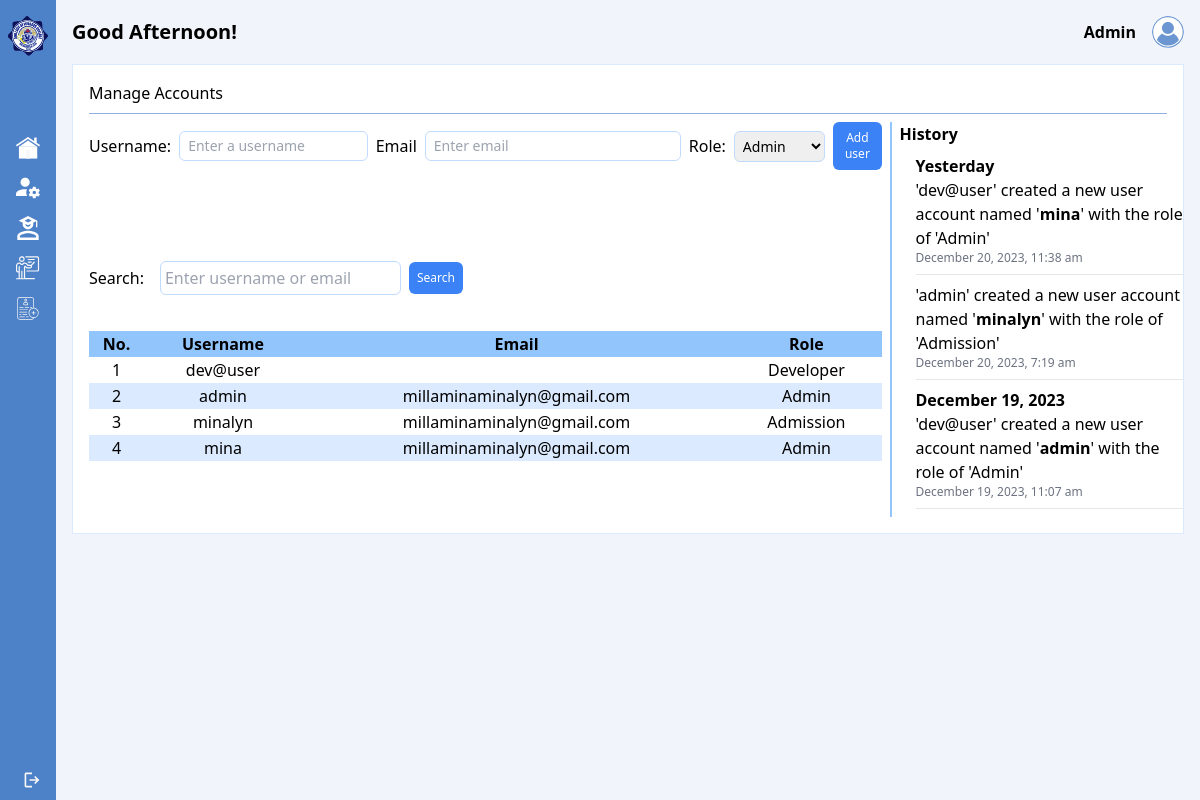
/admin/account-management.php (signed in), run on the app's committed database.
### tables this page shows
CREATE TABLE `usertbl` (
  `id` int(11) NOT NULL,
  `username` varchar(140) NOT NULL,
  `email` varchar(255) DEFAULT NULL,
  `password` varchar(100) NOT NULL,
  `usertype` varchar(50) NOT NULL
);

CREATE TABLE `historytbl` (
  `id` int(11) NOT NULL,
  `action` varchar(255) NOT NULL,
  `username` varchar(255) NOT NULL,
  `timestamp` timestamp NOT NULL DEFAULT current_timestamp()
);

### admin/account-management.php (the view, shortened to what this page needs)
<?php
    $usertype = $_SESSION['usertype'];
    include '../php/conn.php';
    $search = isset($_GET['search']) ? mysqli_real_escape_string($conn, $_GET['search']) : '';
    $selectQuery = "SELECT id, username, email, usertype FROM usertbl";
    if (!empty($search)) {
        $selectQuery .= " WHERE username LIKE ? OR email LIKE ?";
        $stmt = mysqli_prepare($conn, $selectQuery);
        $searchParam = "%{$search}%";
        mysqli_stmt_bind_param($stmt, "ss", $searchParam, $searchParam);
        mysqli_stmt_execute($stmt);
        $result = mysqli_stmt_get_result($stmt);
        $users = mysqli_fetch_all($result, MYSQLI_ASSOC);
        mysqli_stmt_close($stmt);
    } else {
        $result = mysqli_query($conn, $selectQuery);
        $users = $result ? mysqli_fetch_all($result, MYSQLI_ASSOC) : [];
    }
    $historyQuery = "SELECT id, username, action, timestamp FROM historytbl ORDER BY timestamp DESC";
    $historyResult = mysqli_query($conn, $historyQuery);
    $historyEntries = $historyResult ? mysqli_fetch_all($historyResult, MYSQLI_ASSOC) : [];
    $groupedHistory = [];
    foreach ($historyEntries as $entry) {
        $date = date('Y-m-d', strtotime($entry['timestamp']));
        $groupedHistory[$date][] = ['action' => $entry['action'], 'datetime' => $entry['timestamp']];
    }
    if (isset($_GET['search'])) {
        $searchValue = htmlspecialchars($_GET['search']);
    } else {
        $searchValue = '';
    }
?>
<!DOCTYPE html>
<html lang="en">
<head>
    <link href="https://cdn.jsdelivr.net/npm/tailwindcss@2.2.19/dist/tailwind.min.css" rel="stylesheet">
</head>
<body class="font-[roboto-serif]" style="background: rgba(118, 163, 224, 0.1);">
    <div class="w-full flex justify-start">
        <div>
            <?php include './sidebar.php'; ?>
        </div>
        <div class="w-full py-4 px-4">
            <div class="mb-4">
                <?php include './topbar.php'; ?>
            </div>
            <div class="w-full bg-white p-4 border border-blue-100 gap-2">
                <div>
                    Manage Accounts
                </div>
                <hr class="w-full h-px my-2 border-0 dark:bg-gray-700" style="background-color: #8EAFDC;">
                <div class="w-full flex justify-start gap-2">
                    <div class="w-3/4 border-r-2 border-blue-300 gap-2 grid pr-2">
                        <div>
                            <form action="" method="post" onsubmit="return validateForm()">
                                <div class="flex justify-start items-center gap-2 text-base">
                                    <div>
                                        Username:
                                    </div>
                                    <div class="text-sm p-1 border border-blue-200 rounded-md w-64 text-xs">
                                        <input type="text" id="username" name="username" autocomplete="username" placeholder="Enter a username" class="px-1 w-full">
                                    </div>
                                    <div class="flex justify-start gap-2 items-center">
                                        <div>Email</div>
                                        <div class="w-64 text-sm p-1 border border-blue-200 rounded-md flex justify-between items-center relative gap-2">
                                            <input type="text" name="email" id="email" class="px-1 w-full" autocomplete="email" onblur="validateEmail()" placeholder="Enter email">
                                        </div>
                                    </div>
                                    <div class="flex justify-start gap-2 items-center">
                                        <div>Role:</div>
                                        <div>
                                            <select name="usertype" id="roleMenu" class="text-sm p-1 border border-blue-200 rounded-md w-full"></select>
                                        </div>
                                    </div>
                                    <div>
                                        <button class="p-2 bg-blue-500 rounded-md text-xs text-white hover:bg-blue-700">Add user</button>
                                    </div>
                                </div>
                            </form>
                        </div>
                        <div class="flex justify-start items-center gap-2">
                            <form action="<?= $_SERVER['PHP_SELF'] ?>" method="get" class="flex items-center gap-2">
                                <label for="search" class="mr-2">Search:</label>
                                <input type="text" id="search" name="search" class="p-1 border border-blue-200 rounded-md" placeholder="Enter username or email" value="<?= $searchValue; ?>">
                                <?php if (!empty($searchValue)): ?>
                                    <button type="submit" class="p-2 bg-red-500 rounded-md text-xs text-white hover:bg-red-700" name="clearSearch">Clear</button>
                                <?php else: ?>
                                    <button type="submit" class="p-2 bg-blue-500 rounded-md text-xs text-white hover:bg-blue-700">Search</button>
                                <?php endif; ?>
                            </form>
                        </div>
                        <div>
                            <table class="table-auto w-full">
                                <thead>
                                    <tr class="px-2 py-1 bg-blue-300">
                                        <th class="text-center">No.</th>
                                        <th class="text-center">Username</th>
                                        <th class="text-center">Email</th>
                                        <th class="text-center">Role</th>
                                    </tr>
                                </thead>
                                <tbody id="table-container">
                                    <?php foreach ($users as $index => $user): ?>
                                        <tr class="px-2 py-1 <?= $index % 2 === 0 ? 'bg-white-500' : 'bg-blue-100' ?>">
                                            <td class="text-center"><?= $index + 1; ?></td>
                                            <td class="text-center"><?= $user['username']; ?></td>
                                            <td class="text-center"><?= $user['email']; ?></td>
                                            <td class="text-center"><?= isset($user['usertype']) ? $user['usertype'] : ''; ?></td>
                                        </tr>
                                    <?php endforeach; ?>
                                </tbody>
                            </table>
                        </div>
                    </div>
                    <div class="w-1/4">
                        <div class="font-semibold">
                            History
                        </div>
                        <div class="w-full ml-4">
                            <?php if (!empty($groupedHistory)): ?>
                                <?php foreach ($groupedHistory as $date => $entries): ?>
                                    <div class="font-semibold mt-2"><?= formatDateHeading($date) ?></div>
                                    <?php foreach ($entries as $historyEntry): ?>
                                        <div><?= $historyEntry['action']; ?></div>
                                        <div class="text-xs text-gray-500"><?= date('F j, Y, g:i a', strtotime($historyEntry['datetime'])); ?></div>
                                        <hr class="my-2">
                                    <?php endforeach; ?>
                                <?php endforeach; ?>
                            <?php else: ?>
                                <div>No new history entries</div>
                            <?php endif; ?>
                        </div>
                        <?php
                            function formatDateHeading($date) {
                                $today = date('Y-m-d');
                                $yesterday = date('Y-m-d', strtotime('-1 day'));
                                if ($date === $today) {
                                    return 'Today';
                                } elseif ($date === $yesterday) {
                                    return 'Yesterday';
                                } else {
                                    return date('F j, Y', strtotime($date));
                                }
                            }
                        ?>
                    </div>
                </div>
            </div>
        </div>
    </div>
</body>
</html>

### admin/sidebar.php (shortened to what this page needs)
<?php
function hasAccess($allowedUserTypes, $currentUserType) {
    return in_array($currentUserType, $allowedUserTypes);
}
?>
<!DOCTYPE html>
<html lang="en">
<head>
    <link href="https://cdn.jsdelivr.net/npm/tailwindcss@2.2.19/dist/tailwind.min.css" rel="stylesheet">
    <link rel="stylesheet" href="../assets/css/custom.css">
</head>
<body class="font-serif">
    <form action="../login/admin/logout.php">
        <div id="sidebar" class="flex flex-col justify-between sidebar w-56 h-screen ease-linear duration-500 cursor-pointer sidebar-default" style="background-color: #4D81C8;">
            <div>
                <div class="px-2 py-4 flex items-center justify-start">
                    <div class="logo-container">
                        <img src="../assets/svg/ollcLogoNoName.svg" class="logo w-10 h-10" alt="">
                    </div>
                </div>
                <div>
                    <div class="mt-14 ml-2">
                        <a href="dashboard.php" class="px-2 flex items-center justify-start h-10 gap-3">
                            <div class="logo-container">
                                <img src="../assets/svg/dashboard.svg" class="logo w-6 h-6" alt="">
                            </div>
                        </a>
                    </div>
                    <?php if (hasAccess(['Admin', 'Developer'], $usertype)): ?>
                        <div class="ml-2">
                            <a href="account-management.php" class="px-2 flex items-center justify-start h-10 gap-3">
                                <div class="logo-container">
                                    <img src="../assets/svg/account-management.svg" class="logo w-6 h-6" alt="">
                                </div>
                            </a>
                        </div>
                    <?php endif; ?>
                    <?php if (hasAccess(['Admission','Admin', 'Developer'], $usertype)): ?>
                        <div class="ml-2">
                            <a href="student-information.php" class="px-2 flex items-center justify-start h-10 gap-3">
                                <div class="logo-container">
                                    <img src="../assets/svg/student.svg" class="logo w-6 h-6" alt="">
                                </div>
                            </a>
                        </div>
                    <?php endif; ?>
                    <?php if (hasAccess(['Faculty','Admin', 'Developer'], $usertype)): ?>
                        <div class="ml-2">
                            <a href="faculty.php" class="px-2 flex items-center justify-start h-10 gap-3">
                                <div class="logo-container">
                                    <img src="../assets/svg/professor.svg" class="logo w-6 h-6" alt="">
                                </div>
                            </a>
                        </div>
                    <?php endif; ?>
                    <?php if (hasAccess(['Admin', 'Developer', 'College Registrar'], $usertype)): ?>
                        <div class="ml-2">
                            <a href="enrollment-list.php" class="px-2 flex items-center justify-start h-10 gap-3">
                                <div class="logo-container">
                                    <img src="../assets/svg/enrollment-list.svg" class="logo w-6 h-6" alt="">
                                </div>
                            </a>
                        </div>
                    <?php endif; ?>
                </div>
            </div>
            <div class="ml-2">
                <button onclick="logout()" class="px-2 flex items-center justify-start h-10 gap-3">
                    <div class="logo-container px-2 flex items-center justify-start h-10 gap-3">
                        <img src="../assets/svg/logout.svg" class="logo w-6 h-6" alt="">
                    </div>
                </button>
            </div>
        </div>
    </form>
</body>
</html>

### admin/topbar.php (shortened to what this page needs)
<!DOCTYPE html>
<html lang="en">
<head>
    <link href="https://cdn.jsdelivr.net/npm/tailwindcss@2.2.19/dist/tailwind.min.css" rel="stylesheet">
    <link rel="stylesheet" href="../assets/css/custom.css">
</head>
<body>
    <?php
    $username = isset($_SESSION['username']) ? $_SESSION['username'] : '';
    $formattedUsername = ucfirst($username);
    function getGreeting()
    {
        $currentTime = date('H:i:s');
        $morningStart = '06:00:00';
        $afternoonStart = '12:00:00';
        $eveningStart = '18:00:00';
        if ($currentTime >= $morningStart && $currentTime < $afternoonStart) {
            return 'Good Morning!';
        } elseif ($currentTime >= $afternoonStart && $currentTime < $eveningStart) {
            return 'Good Afternoon!';
        } else {
            return 'Good Evening!';
        }
    }
    if (!empty($formattedUsername)) {
    ?>
        <div class="flex justify-between items-center">
            <div class="flex items-center gap-2">
                <div class="text-xl font-semibold">
                    <?php
                    echo htmlspecialchars(getGreeting(), ENT_QUOTES, 'UTF-8');
                    ?>
                </div>
            </div>
            <div class="inline-flex justify-between items-center gap-4">
                <div>
                    <div class="text-base font-semibold"><?php echo htmlspecialchars($formattedUsername, ENT_QUOTES, 'UTF-8'); ?></div>
                </div>
                <img src="../assets/svg/profile.svg" alt="Profile Picture" class="w-8 h-8 rounded-full">
            </div>
        </div>
    <?php } ?>
</body>
</html>

### data on the page
usertbl: username "dev@user", usertype "Developer"
usertbl: username "admin", email "millaminaminalyn@gmail.com", usertype "Admin"
usertbl: username "minalyn", email "millaminaminalyn@gmail.com", usertype "Admission"
usertbl: username "mina", email "millaminaminalyn@gmail.com", usertype "Admin"
historytbl: action "'dev@user' created a new user account named ' mina ' with the role of 'Admin'", timestamp "December 20, 2023, 11:38 am"
historytbl: action "'admin' created a new user account named ' minalyn ' with the role of 'Admission'", timestamp "December 20, 2023, 7:19 am"
historytbl: action "'dev@user' created a new user account named ' admin ' with the role of 'Admin'", timestamp "December 19, 2023, 11:07 am"

### other printed values
getGreeting() "Good Afternoon!"
$formattedUsername "Admin"
formatDateHeading($date) "Yesterday"
formatDateHeading($date) "December 19, 2023"
